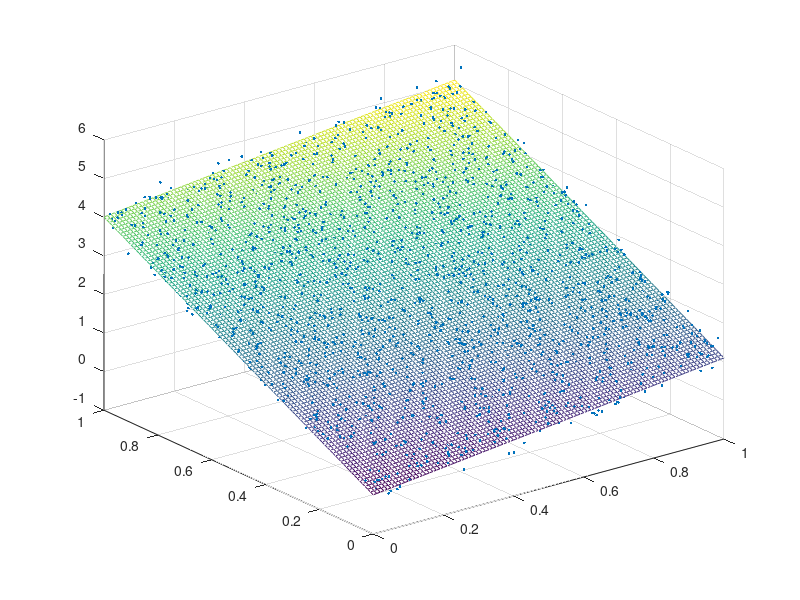

MATLAB code to generate this figure:
function linearregression
data = load("linear-regression.txt");
D = data(:,1:2);
D1 = D(:,1);
D2 = D(:,2);
[N,d] = size(D);
Y = data(:,3);
D = [ones(N,1),D];
D = D';

TEMP1=D*D';
TEMP2=TEMP1\D;
W=TEMP2*Y;

scatter3(D1, D2, Y,'.')
hold on


[d1,d2] = meshgrid(0:0.01:1);
d3 = W(1)+W(2)*d1+W(3)*d2;
mesh(d1,d2,d3)
hold off

end

